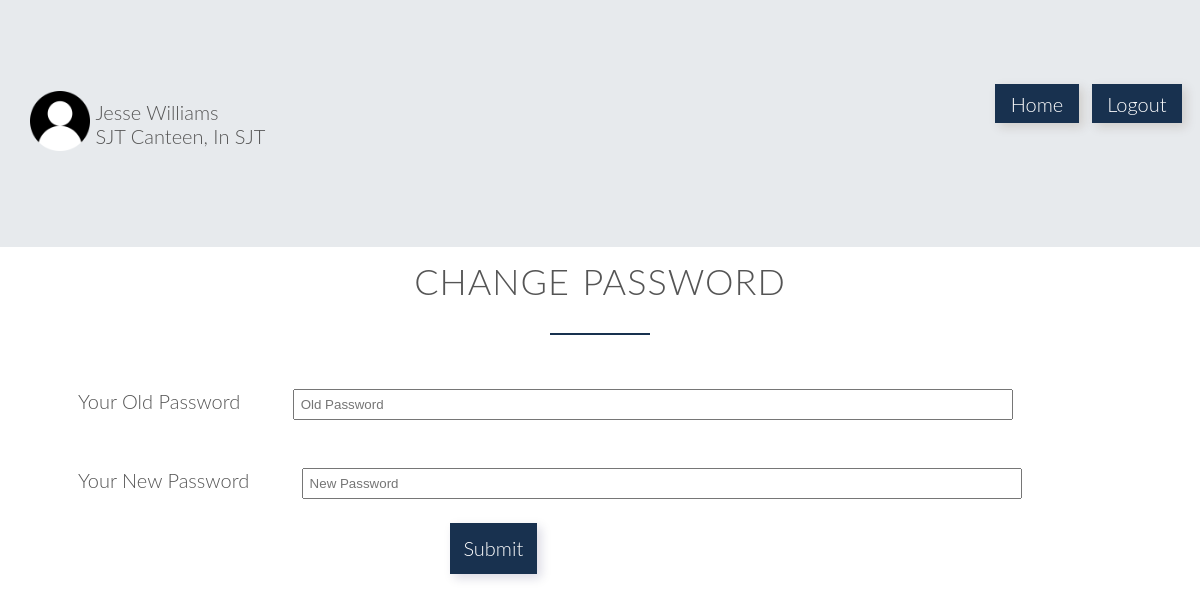
The app's page /empprof.php (signed in) with its own data.
### tables this page shows
CREATE TABLE `employee` (
  `eid` int(11) NOT NULL,
  `name` varchar(25) DEFAULT NULL,
  `join_date` date DEFAULT NULL,
  `streetname` varchar(15) DEFAULT NULL,
  `city` varchar(10) DEFAULT NULL,
  `phone` decimal(30,0) DEFAULT NULL,
  `cid` int(11) DEFAULT NULL
);

CREATE TABLE `canteen` (
  `cid` int(11) NOT NULL,
  `name` varchar(25) DEFAULT NULL,
  `location` varchar(10) DEFAULT NULL
);

### empprof.php (the view, shortened to what this page needs)
<?php
    include('sessionemp.php');
    $uname = $_SESSION['login_user'];
    $sql = "SELECT * from employee where eid='$uname'";
    $result = mysqli_query($db,$sql);
    $row = mysqli_fetch_array($result,MYSQLI_ASSOC);
?>
<html>
    <head>
        <link rel="stylesheet" type="text/css" href="css/style.css">
        <link rel="stylesheet" type="text/css" href="css/grid.css">
    </head>
    <body>
        <section class="section-plans">
            <div class="row">
                <div class="col span-10-of-12">
                    <?php
                        $cid = $row['cid'];
                        $canteen = "SELECT * from canteen where cid='$cid'";
                        $res = mysqli_query($db,$canteen);
                        $cantrow = mysqli_fetch_array($res,MYSQLI_ASSOC);
                    ?>
                    <img src="images/person.png" style="border-radius: 20%; width: 5vw;">
                    <div style="display: inline-block; vertical-align: super"><?php echo $row['name']?><br>
                        <?php
                            $cant=$cantrow['name'];
                            $loc=$cantrow['location'];
                            echo "$cant, $loc"
                        ?></div>
                </div>
                <div class="col span-1-of-12"><a style="text-decoration: none; background-color: #18314f; padding: 10% 20%; color: white; vertical-align: text-bottom; margin-top: 20%; margin-bottom: 20%; box-shadow: 4px 4px 10px rgba(72, 39, 10, 0.15)" href="emphome.php">Home</a></div>
                <div class="col span-1-of-12"><a style="text-decoration: none; background-color: #18314f; padding: 10% 20%; color: white; vertical-align: text-bottom; margin-top: 20%; margin-bottom: 20%; box-shadow: 4px 4px 10px rgba(72, 39, 10, 0.15)" href="index.php">Logout</a></div>
            </div>
        </section>
        <section class="section-cant">
            <div class="row">
                <h2>Change Password</h2>
            </div>
            <div class="row">
                <form method="post" id="sjt" name="sjt" action="<?php $_PHP_SELF ?>">
                    <label for="oldpwd" style="font-family: 'Lato','Arial', sans-serif;font-weight: 300;font-size: 20px; margin-left:4vw;">Your Old Password</label>
                    <input type="password" placeholder="Old Password" id="oldpwd" name="oldpwd" style="margin:2vw 4vw; width:60vw; padding: 0.5vw;" required>
                    <br>
                    <label for="newpwd" style="font-family: 'Lato','Arial', sans-serif;font-weight: 300;font-size: 20px; margin-left:4vw;">Your New Password</label>
                    <input type="password" placeholder="New Password" id="newpwd" name="newpwd" style="margin:2vw 4vw; width:60vw; padding: 0.5vw;" required>
                    <br>
                    <input type="submit" for="sjt" value="Submit" id="Submit" name="Submit" style="box-shadow: 4px 4px 10px rgba(12, 10, 72, 0.15); text-align: center; padding: 1%;border: 2px solid #18314f;background-color: #18314f; color: white; font-family: 'Lato','Arial', sans-serif;font-weight: 300;font-size: 20px;margin-left:35vw; margin-botton:4vw;"><br>
                </form>
            </div>
        </section>
   </body>
</html>

### css/style.css (style rules this page uses)
* { margin:0; padding: 0; -webkit-box-sizing: border-box; box-sizing: border-box; }
html, body { background-color: #fff; color: #555; font-family: 'Lato','Arial', sans-serif; font-weight: 300; font-size: 20px; text-rendering: optimizeLegibility; overflow-x: hidden; }
.row { max-width: 1140px; margin: 0 auto; }
section { padding: 80px 0px; }
h1, h2, h3 { font-weight: 300; text-transform: uppercase; }
h2 { font-size: 180%; word-spacing: 2px; text-align: center; margin-bottom: 30px; letter-spacing: 1px; }
h2:after { display: block; height: 2px; background-color: #18314f; content: " "; width: 100px; margin: 0 auto; margin-top: 30px; }
.section-cant { padding: 1%; }
.section-plans { background-color: rgba(24, 49, 79, 0.1); }
form { font-size: 80%; }

### css/grid.css (style rules this page uses)
.row { zoom: 1; }
.row:before, .row:after { content:""; display:table; }
.row:after { clear:both; }
.col { display: block; float:left; margin: 1% 0 1% 1.6%; }
.col:first-child { margin-left: 0; }
.span-10-of-12 { width: 83.06%; }
.span-1-of-12 { width: 6.86%; }

### records on screen
employee: name "Jesse Williams"
canteen: name "SJT Canteen", location "In SJT"
